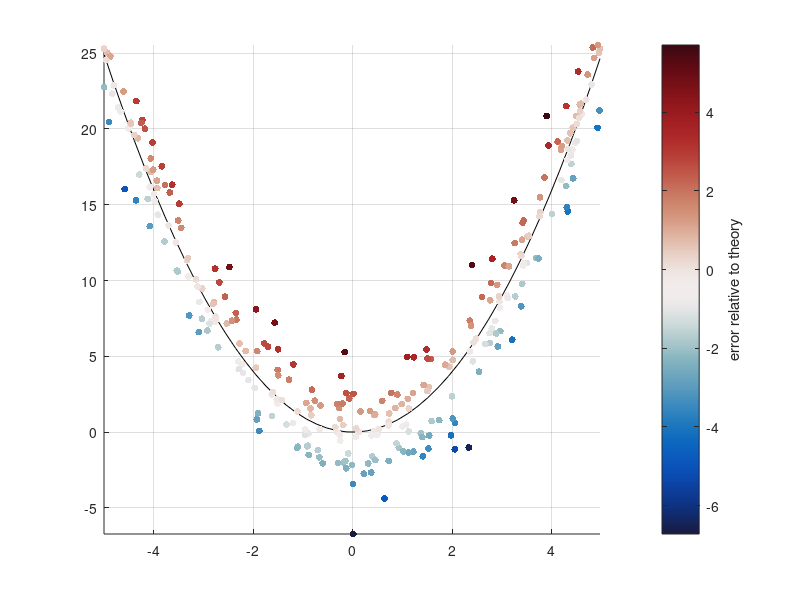

The MATLAB source for this figure: (Note: this script raises an error after producing the figure.)
% Some sample data with noise:
x = 10*rand(300,1)-5;
noise = 2*randn(size(x));
y = x.^2+noise;

% A theoretical perfect x^2 line:
x_theoretical = linspace(min(x),max(x),50);
y_theoretical = x_theoretical.^2;

% Plot the data:
figure
plot(x_theoretical,y_theoretical,'k-')
hold on
scatter(x,y,25,noise,'filled')

CM=[0.0941    0.1098    0.2627
    0.0431    0.3725    0.7451
    0.4588    0.6667    0.7451
    0.9451    0.9255    0.9235
    0.8157    0.5451    0.4510
    0.6510    0.1353    0.1431
    0.2353    0.0353    0.0706];
CMX=linspace(0,1,size(CM,1));
CMXX=linspace(0,1,256)';
CM=[interp1(CMX,CM(:,1),CMXX,'pchip'), ...
    interp1(CMX,CM(:,2),CMXX,'pchip'), ...
    interp1(CMX,CM(:,3),CMXX,'pchip')];
colormap(CM)
cb=colorbar;
ylabel(cb,'error relative to theory')
box off
axis tight 
grid on

% 调整颜色图中点位置
setPivot(0)


defualtAxes